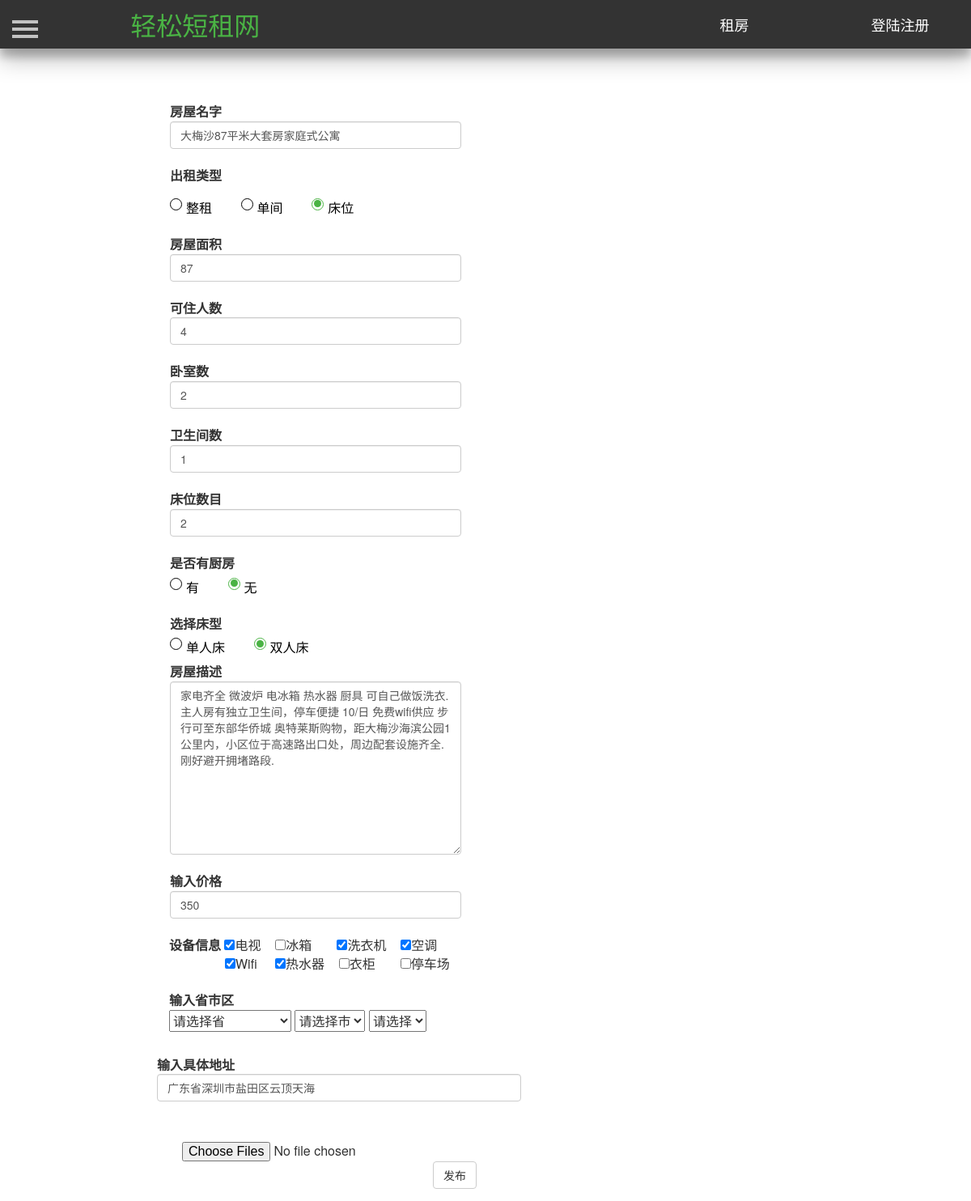
Page /modify_house/3/ on the earlier database version.
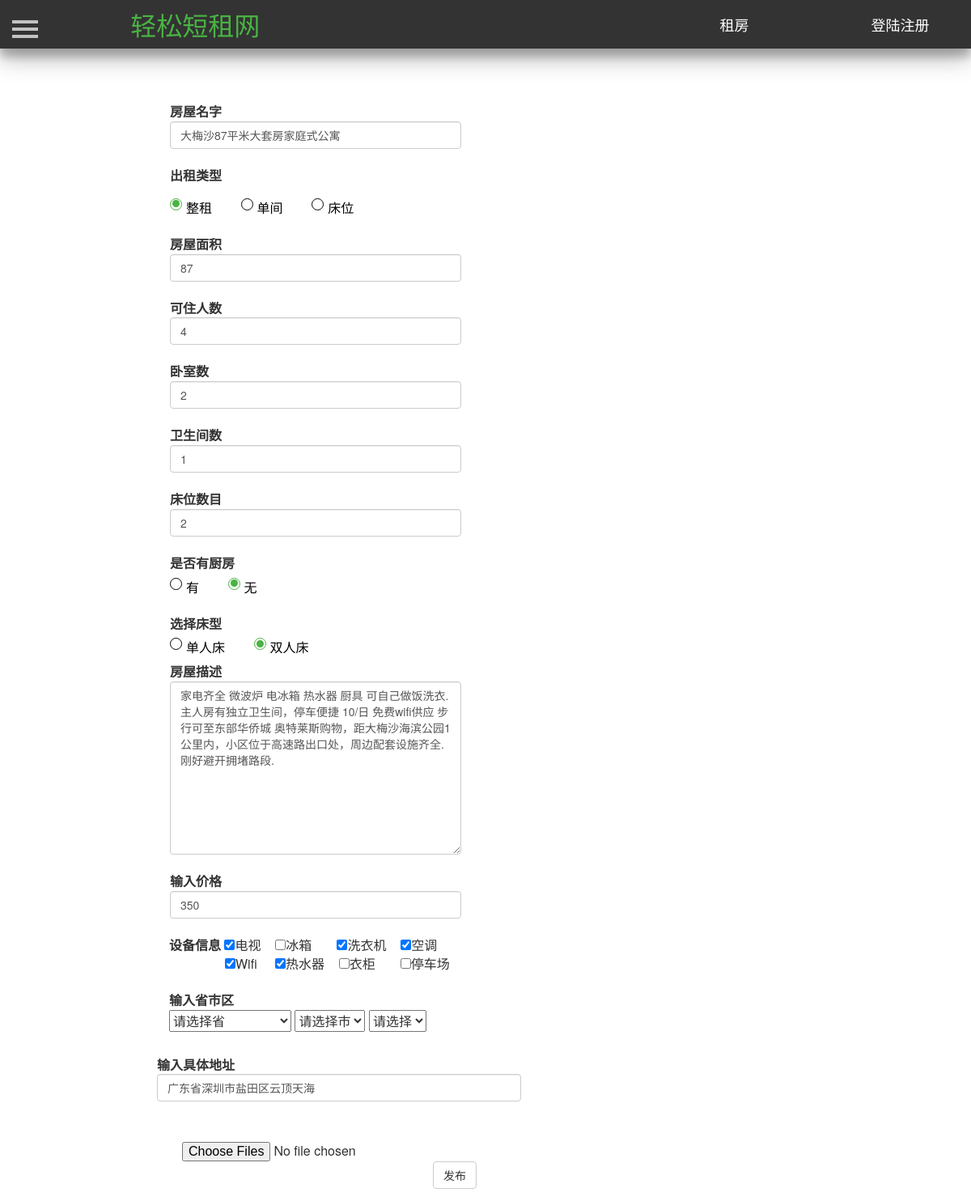
Same page on the later database version.
### Renting/views.py (the view)
@app.route('/modify_house/<int:house_id>/')
def modify_house(house_id):
    house = House.query.filter_by(id=house_id).first()
    return render_template("modify_house.html", house=house)

### Renting/templates/modify_house.html (shortened to what the changed rows need)
<!DOCTYPE html>
<html lang="en">
    <head>
        <link href="https://cdn.bootcss.com/bootstrap/3.3.7/css/bootstrap.min.css" rel="stylesheet">
        <link href="/static/css/navigation.css" rel="stylesheet">
        <link href="/static/css/profile.css" rel="stylesheet">
         <link href="/static/css/sidebar.css" rel="stylesheet">
        <link type="text/css" href="/static/css/dialog.css"  rel="stylesheet"/>
    </head>
    <body>
       <div id="wrapper">
            <div id="page-content-wrapper" style="margin-bottom=50px">
                <div class="container">
                    <div class="row">
                        <div class="col-md-8">
                            <form class="form-horizontal" role="form" style="margin-top:50px" id="release_form" name="release_form" method="post" enctype="multipart/form-data">
                                <div class="form-group">
                                    <label class="control-label" style="height: 40px;">出租类型</label><br/>
                                    <div class="choice">
                                        {% if house.house_type==0 %}
                                        <label class="radio">整租&nbsp;&nbsp;&nbsp;&nbsp;&nbsp;<input type="radio" name="rent_type" value="1" checked><i></i></label>&nbsp;&nbsp;
                                        <label class="radio">单间&nbsp;&nbsp;&nbsp;&nbsp;&nbsp;<input type="radio" name="rent_type" value="2"><i></i></label>&nbsp;&nbsp;
                                        <label class="radio">床位&nbsp;&nbsp;&nbsp;&nbsp;&nbsp;<input type="radio" name="rent_type" value="3"><i></i></label>
                                        {% else %}
                                        <label class="radio">整租&nbsp;&nbsp;&nbsp;&nbsp;&nbsp;<input type="radio" name="rent_type" value="1"><i></i></label>&nbsp;&nbsp;
                                        <label class="radio">单间&nbsp;&nbsp;&nbsp;&nbsp;&nbsp;<input type="radio" name="rent_type" value="2"><i></i></label>&nbsp;&nbsp;
                                        <label class="radio">床位&nbsp;&nbsp;&nbsp;&nbsp;&nbsp;<input type="radio" name="rent_type" value="3" checked><i></i></label>
                                        {% endif %}
                                    </div>
                                </div>
                            </form>
                        </div>
                    </div>
                </div>
            </div>
        </div>
    </body>
</html>

Differences in the rows shown:
changed House "大梅沙87平米大套房家庭式公寓": house_type 2 → 0 (drawn)
